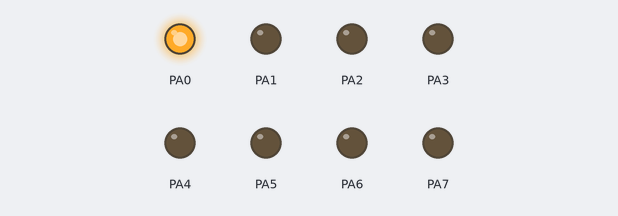
The program below on a simulated ATmega32, built with avr-gcc and emulated at 8 MHz. Parts: output pins drawn as LEDs (lit = HIGH).

Above: at 0.2 s.
At 1.2 s:
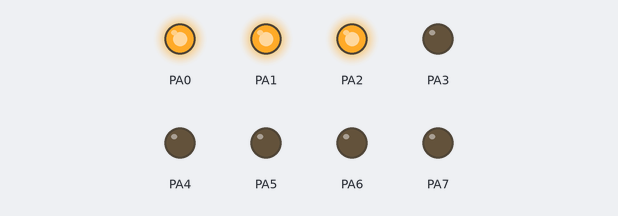
At 2.2 s:
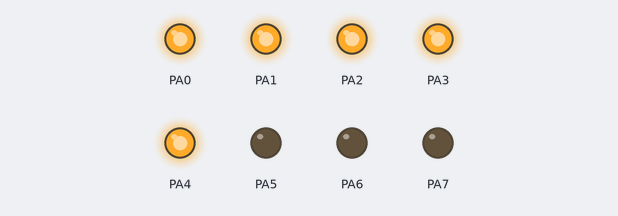
At 4.7 s:
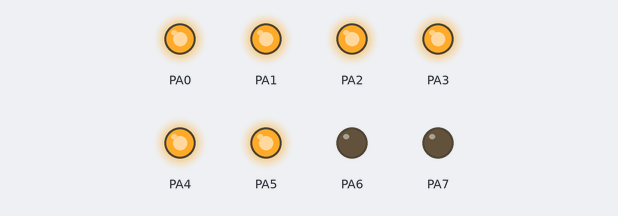
At 6.7 s:
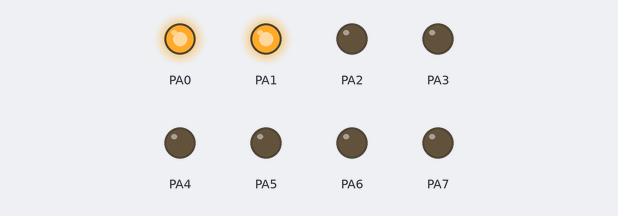
At 9.7 s:
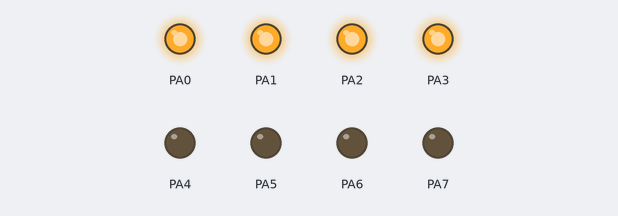
Timing chart, 0 to 10.4 s (numbered marks = the images above):
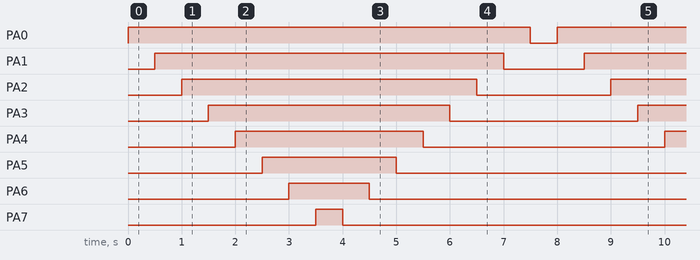

Measured:
- by itself, PA0: alternates HIGH for 7.5 s and LOW for 0.50 s
- by itself, PA1: alternates HIGH for 6.5 s and LOW for 1.5 s
- by itself, PA2: alternates HIGH for 5.5 s and LOW for 2.5 s
- by itself, PA3: alternates HIGH for 4.5 s and LOW for 3.5 s
- by itself, PA4: alternates HIGH for 3.5 s and LOW for 4.5 s
- by itself, PA5: alternates HIGH for 2.5 s and LOW for 5.5 s
- by itself, PA6: alternates HIGH for 1.5 s and LOW for 6.5 s
- by itself, PA7: alternates HIGH for 0.50 s and LOW for 7.5 s

The program:

main.c
```c
/*
 * task_1.c
 *
 * Created: 8/26/2023 12:54:49 PM
 * Author : mohamed belal
 */

#define F_CPU 8000000UL
#include "bitwise.h"
#include "atmega32_register.h"
#include <util/delay.h>

int main(void)
{
	DDRA = 0b11111111;

	volatile  char bit =0 , flag=0;
    /* Replace with your application code */
    while (1)
    {
		if (bit == 8)
			flag =1;

		if(bit == 0)
			flag=0;

		if(flag == 0)
		{
			SETBIT(PARTA,bit);
			_delay_ms(500);
			bit++;
		}else
		{
			bit--;
			CLEARBIT(PARTA,bit);
			_delay_ms(500);

		}


    }
}
```

bitwise.h
```c
/*
 * bitwise.h
 *
 * Created: 8/26/2023 12:58:23 PM
 *  Author: mohamed belal
 */


#ifndef BITWISE_H_
#define BITWISE_H_

#define SETBIT(register,bit)      (register |= (1<<bit))
#define CLEARBIT(register,bit)    (register &= ~(1<<bit))
#define TOGGLEBIT(register,bit)   (register ^= (1<<bit))
#define READBIT(register,bit)     ((register >> bit )&1)

#endif /* BITWISE_H_ */
```

atmega32_register.h
```c
/*
 * atmega32_register.h
 *
 * Created: 8/26/2023 1:01:01 PM
 *  Author: mohamed belal
 */


#ifndef ATMEGA32_REGISTER_H_
#define ATMEGA32_REGISTER_H_


/* ==================== PORTA ==================== */
#define PARTA *((volatile unsigned char *)(0x3B))
#define DDRA  *((volatile unsigned char *)(0x3A))
#define PINA  *((volatile unsigned char *)(0x39))

/* ==================== PORTC ==================== */
#define PARTC *((volatile unsigned char *)(0x35))
#define DDRC  *((volatile unsigned char *)(0x34))
#define PINC  *((volatile unsigned char *)(0x33))

#endif /* ATMEGA32_REGISTER_H_ */
```
